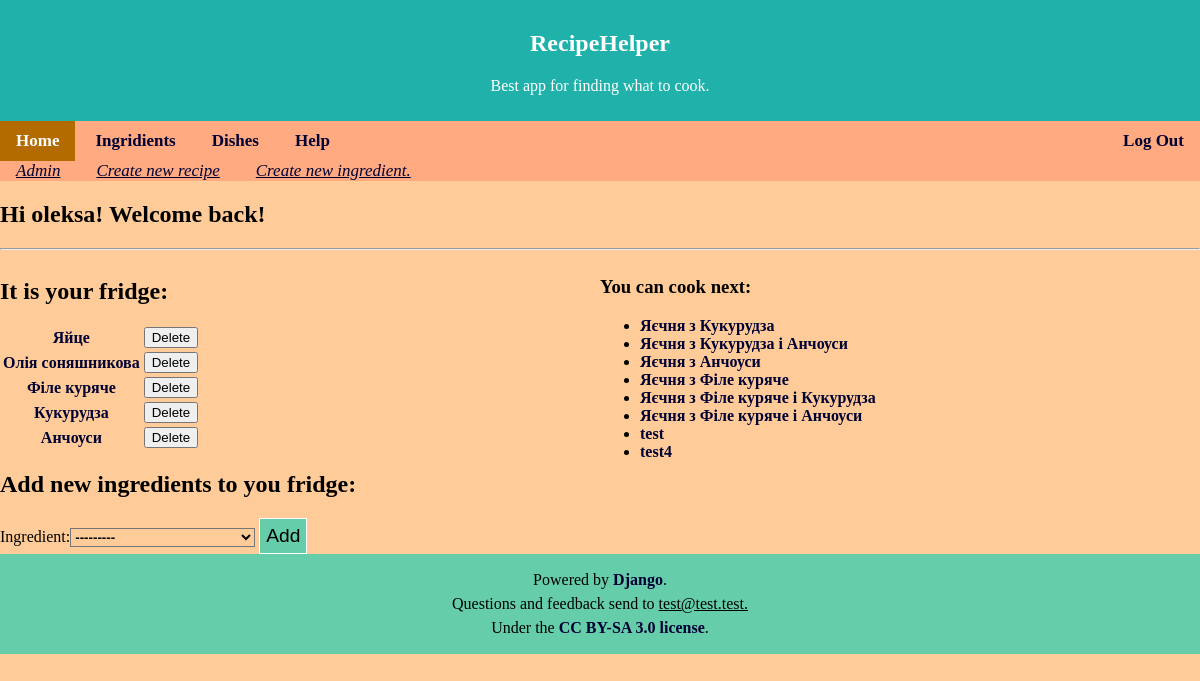
The app's page / (signed in), older data.
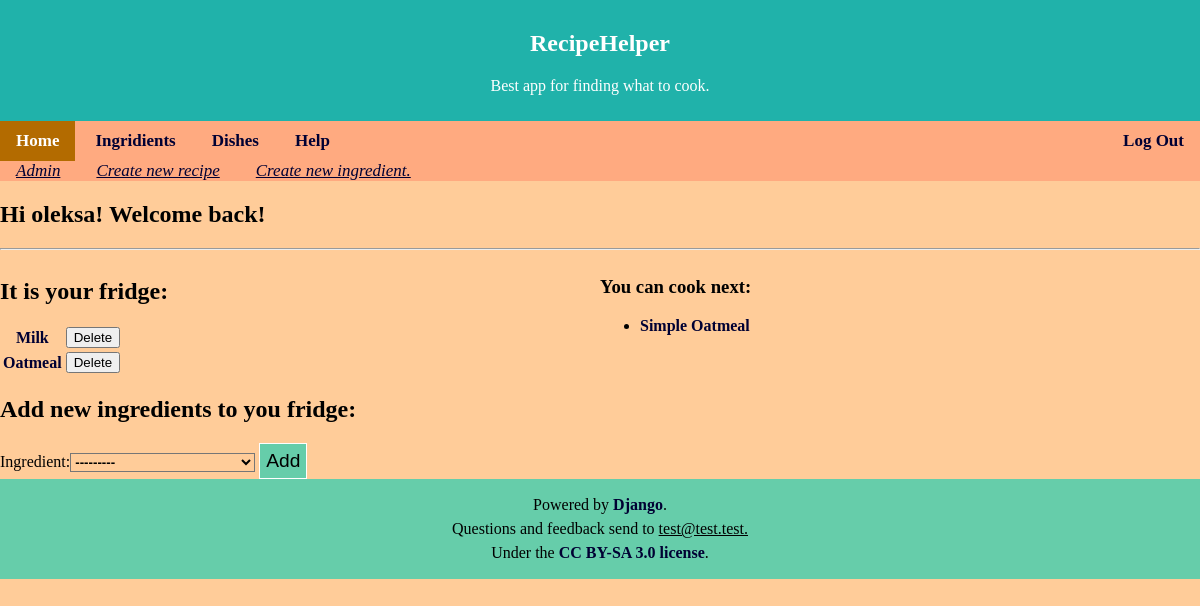
The same page, newer data.
### Picker/models.py (models this page shows, shortened)
class Fridge(models.Model):
    user = models.ForeignKey(User, on_delete=models.CASCADE)
    ingredient = models.ForeignKey(Ingredient, on_delete=models.CASCADE)
    is_available = models.BooleanField(default = True)

class Ingredient(models.Model):
    name = models.CharField(max_length = 40, unique = True)
    units = models.CharField(max_length = 10, default = 'g.')
    description = models.TextField(blank = True, default = '')
    def __str__(self):
        return self.name

class Dish(models.Model):
    name = models.CharField(max_length = 100)
    description = models.TextField(blank=True, default='')

### Picker/views.py (the view, shortened to what this page needs)
# urls.py: path('', views.index, name='index'), #home page
def index(request):
    edit = request.GET.get('edit_mode')
    current_user = request.user
    if current_user.is_authenticated:
        fridge_ing = Fridge.objects.filter(user_id = current_user.id, is_available = True).select_related('ingredient')
        if request.method == 'POST':
            is_deleted = False
            for temp in fridge_ing:
                if str(temp.ingredient_id) in request.POST:
                    temp.is_available = False
                    temp.save()
                    form = AddIngredient()
                    is_deleted = True
                    break
            if not is_deleted:
                form = AddIngredient(request.POST)
                if form.is_valid():
                    ing_id = form.cleaned_data['ingredient'].id
                    try:
                        k = Fridge.objects.get(user_id = current_user.id, ingredient_id = ing_id)
                        k.is_available = True
                        k.save()
                    except Fridge.DoesNotExist:
                        k = Fridge(user_id = current_user.id, ingredient_id = ing_id)
                        k.save()
            fridge_ing = Fridge.objects.filter(user_id=current_user.id, is_available=True).select_related('ingredient')
        else:
            form = AddIngredient()
        available_dish_id = recipe_finder(current_user)
        dish_list = [Dish.objects.get(id=i['id']) for i in available_dish_id]
        context = {
            'user': current_user,
            'ing_list': fridge_ing,
            'dish_list': dish_list,
            'form': form,
        }
    template = loader.get_template('home.html')
    if edit:
        print('Get')
        template = loader.get_template('base.html')
    return HttpResponse(template.render(context, request))

### Picker/forms.py
class AddIngredient(forms.Form):
    ingredient = forms.ModelChoiceField(queryset = Ingredient.objects.all())

### Picker/models.py (called while the page is built)
def recipe_finder(user):
    recipes = Recipe.objects.exclude(
        ingredient__in = Ingredient.objects.filter(fridge__user__id = user.id, fridge__is_available = True)
    ).values('dish_id')
    dishes = Dish.objects.all().values('id')
    available_dish_id = dishes.difference(recipes)
    return available_dish_id

### templates/home.html (shortened to what this page needs)
{% extends 'base.html' %}
{% load static %}
{% block content %}
<div class="welcome">
{% if user.is_authenticated %}
<h2>Hi {{ user.username }}! Welcome back!</h2>
{% endif %}
</div>
<hr>
<div class="wrapper">
<div class="fridge">
    {% if ing_list %}
    <h2>It is your fridge:</h2>
    <table>
        {% for ing in ing_list %}
        {% if user.is_authenticated %}
        <tr>
        <th>
            <a href="/ingredient/{{ ing.ingredient_id }} "> {{ ing.ingredient.name }} </a>
        </th>
        <th>
            <form method="post" >
                <div class="delButton">
                    <input type="submit" name = "{{ ing.ingredient_id }}" value="Delete">
                </div>
            </form>
        </th>
        </tr>
        {% endif %}
        {% endfor %}
    </table>
    {% else %}
    <h2>You fridge is empty :(</h2>
    {% endif %}
    <h2>Add new ingredients to you fridge:</h2>
    <form method="post">
        {{ form }}
        <input type="submit" value="Add" class="Submit">
    </form>
</div>
<div class="posibilities">
    {% if dish_list %}
    <h3>You can cook next:</h3>
    <ul>
        {% for dish in dish_list %}
        <li><a href="/recipe/{{ dish.id }} "> {{ dish.name }} </a>
        {% endfor %}
    </ul>
    {% else %}
    <h3>You had nothing to cook. Time for shopping?</h3>
    {% endif %}
</div>
</div>
{% endblock %}

Row changes from the older to the newer data that the page shows:
no longer on this page (row edited): Fridge: ingredient.name "Яйце"
no longer on this page (row edited): Fridge: ingredient.name "Олія соняшникова"
no longer on this page (row edited): Fridge: ingredient.name "Філе куряче"
no longer on this page (row edited): Fridge: ingredient.name "Кукурудза"
no longer on this page (row edited): Fridge: ingredient.name "Анчоуси"
no longer on this page (row unchanged): Dish: name "Яєчня з Кукурудза"
no longer on this page (row unchanged): Dish: name "Яєчня з Кукурудза і Анчоуси"
no longer on this page (row unchanged): Dish: name "Яєчня з Анчоуси"
no longer on this page (row unchanged): Dish: name "Яєчня з Філе куряче"
no longer on this page (row unchanged): Dish: name "Яєчня з Філе куряче і Кукурудза"
no longer on this page (row unchanged): Dish: name "Яєчня з Філе куряче і Анчоуси"
removed Dish: name "test"
removed Dish: name "test4"
added Fridge: ingredient.name "Milk"
added Fridge: ingredient.name "Oatmeal"
added Dish: name "Simple Oatmeal"
